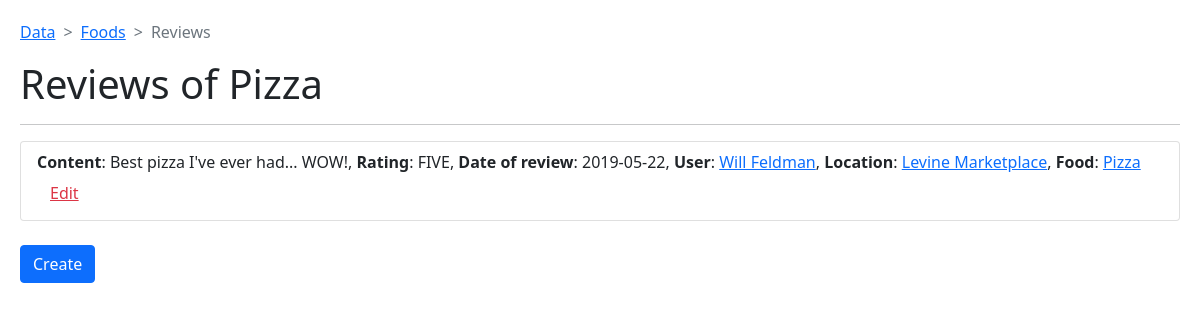
/ReviewsByFood.php?food=1, run on the app's committed database.
### tables this page shows
CREATE TABLE `foods` (
  `id` int NOT NULL AUTO_INCREMENT,
  `name` varchar(45) DEFAULT NULL,
  PRIMARY KEY (`id`)
);

CREATE TABLE `reviews` (
  `id` int NOT NULL AUTO_INCREMENT,
  `content` varchar(100) DEFAULT NULL,
  `rating` enum('ONE','TWO','THREE','FOUR','FIVE') DEFAULT NULL,
  `date_of_review` datetime DEFAULT CURRENT_TIMESTAMP,
  `user_id` int DEFAULT NULL,
  `location_id` int DEFAULT NULL,
  `food_id` int DEFAULT NULL,
  PRIMARY KEY (`id`),
  KEY `user_id` (`user_id`),
  KEY `location_id` (`location_id`),
  KEY `food_id` (`food_id`),
  CONSTRAINT `reviews_ibfk_1` FOREIGN KEY (`user_id`) REFERENCES `users` (`id`) ON DELETE CASCADE,
  CONSTRAINT `reviews_ibfk_2` FOREIGN KEY (`location_id`) REFERENCES `locations` (`id`) ON DELETE CASCADE,
  CONSTRAINT `reviews_ibfk_3` FOREIGN KEY (`food_id`) REFERENCES `foods` (`id`) ON DELETE CASCADE
);

CREATE TABLE `users` (
  `id` int NOT NULL AUTO_INCREMENT,
  `first_name` varchar(45) DEFAULT NULL,
  `last_name` varchar(45) DEFAULT NULL,
  `username` varchar(45) DEFAULT NULL,
  `password` varchar(45) DEFAULT NULL,
  `email` varchar(45) DEFAULT NULL,
  `date_of_birth` datetime DEFAULT CURRENT_TIMESTAMP,
  PRIMARY KEY (`id`)
);

CREATE TABLE `locations` (
  `id` int NOT NULL AUTO_INCREMENT,
  `name` varchar(45) DEFAULT NULL,
  `address` varchar(45) DEFAULT NULL,
  PRIMARY KEY (`id`)
);

### Config.php (called while the page is built, shortened)
<?php
    class Config
    {
        public $conn_servername = "localhost";
        public $conn_username = "root";
        public $conn_password = "P@ssw0rd";
        public function getConnection() {
            $conn = new mysqli($this->conn_servername, $this->conn_username, $this->conn_password);
            return $conn;
        }
    }
?>

### DAOs/ReviewDAO.php (called while the page is built, shortened)
<?php
    include __DIR__ . '/../Config.php';
    include __DIR__ . '/../Model/Review.php';
    class ReviewDAO
    {
        public $conn;
        public function __construct() {
            $this->config = new Config();
            $this->conn = $this->config->getConnection();
        }
        public function findAllReviewByFoodId($id) {
            $list_of_reviews = array();
            $sql = "SELECT * FROM `food_reviews`.`reviews` WHERE (`food_id` = '" . $id . "')";
            $result = mysqli_query($this->conn, $sql);
            if (mysqli_num_rows($result) > 0) {
                while($row = mysqli_fetch_assoc($result)) {
                    $list_of_reviews[] = new Review($row["id"], $row["content"], $row["rating"], $row["date_of_review"], $row["user_id"], $row["location_id"], $row["food_id"]);
                }
            }
            return $list_of_reviews;
        }
        public function findReviewerName($id) {
            $sql = "SELECT * FROM `food_reviews`.`users` WHERE `id` = " . $id;
            $result = mysqli_query($this->conn, $sql);
            if (mysqli_num_rows($result) > 0) {
                while($row = mysqli_fetch_assoc($result)) {
                    $user = $row["first_name"] . " " . $row["last_name"];
                }
            }
            return $user;
        }
        public function findReviewFood($id) {
            $sql = "SELECT * FROM `food_reviews`.`foods` WHERE `id` = " . $id;
            $result = mysqli_query($this->conn, $sql);
            if (mysqli_num_rows($result) > 0) {
                while($row = mysqli_fetch_assoc($result)) {
                    $food = $row["name"];
                }
            }
            return $food;
        }
        public function findReviewLocation($id) {
            $sql = "SELECT * FROM `food_reviews`.`locations` WHERE `id` = " . $id;
            $result = mysqli_query($this->conn, $sql);
            if (mysqli_num_rows($result) > 0) {
                while($row = mysqli_fetch_assoc($result)) {
                    $location = $row["name"];
                }
            }
            return $location;
        }
    }
?>

### Model/Review.php (called while the page is built, shortened)
<?php
    class Review
    {
        public $id;
        public $content;
        public $rating;
        public $date_of_review;
        public $user_id;
        public $location_id;
        public $food_id;
        public function __construct($id, $content, $rating, $date_of_review, $user_id, $location_id, $food_id) {
            $this->id = $id;
            $this->content = $content;
            $this->rating = $rating;
            $this->date_of_review = $date_of_review;
            $this->user_id = $user_id;
            $this->location_id = $location_id;
            $this->food_id = $food_id;
        }
        public function getId(): int {
            return $this->id;
        }
        public function getContent(): string {
            return $this->content;
        }
        public function getRating(): string {
            return $this->rating;
        }
        public function getDOR(): string {
            return $this->date_of_review;
        }
        public function getUserId(): string {
            return $this->user_id;
        }
        public function getLocationId(): string {
            return $this->location_id;
        }
        public function getFoodId(): string {
            return $this->food_id;
        }
    }
?>

### ReviewsByFood.php (the view, shortened to what this page needs)
<?php include 'DAOs/ReviewDAO.php';?>
<?php
    $database_connection = new ReviewDAO();
    $food = intval($_GET['food']);
?>
<!DOCTYPE HTML PUBLIC "-//W3C//DTD HTML 4.01//EN" "http://www.w3.org/TR/html4/strict.dtd">
<html>
    <head>
        <link href="https://cdn.jsdelivr.net/npm/bootstrap@5.1.3/dist/css/bootstrap.min.css" rel="stylesheet">
    </head>
    <body style="padding: 20px;">
        <nav style="--bs-breadcrumb-divider: '>';" aria-label="breadcrumb">
            <ol class="breadcrumb">
                <li class="breadcrumb-item"><a href="index.php">Data</a></li>
                <li class="breadcrumb-item"><a href="FoodsList.php">Foods</a></li>
                <li class="breadcrumb-item active" aria-current="page">Reviews</li>
            </ol>
        </nav>
        <div>
            <h1>Reviews of <?php echo $database_connection->findReviewFood($food) ?></h1>
            <hr>
            <ul class="list-group">
                <?php
                    foreach ($database_connection->findAllReviewByFoodId($food) as $review) {
                        echo "<li class='list-group-item'><b>Content</b>: ". $review->getContent() . ", <b>Rating</b>: " . $review->getRating() . ", <b>Date of review</b>: " . substr($review->getDOR(), 0, 10) . ", <b>User</b>: " . "<a href=EditUserForm.php?user=". $review->getUserId() . ">" . $database_connection->findReviewerName($review->getUserId()) . "</a>" . ", <b>Location</b>: " . "<a href=EditLocationForm.php?location=" . $review->getLocationId() . ">" . $database_connection->findReviewLocation($review->getLocationId()) . "</a>" . ", <b>Food</b>: " . "<a href=EditFoodForm.php?food=" . $review->getFoodId() . ">" . $database_connection->findReviewFood($review->getFoodId()) . "</a>" . "<a href=EditReviewForm.php?review='" . $review->getId() . "'><button type='button' class='btn btn-link link-danger'>Edit</button></a>" . "</li>";
                    }
                ?>
            </ul>
            <br>
            <a href="AddReviewForm.php"><button type="button" class="btn btn-primary">Create</button></a>
        </div>
    </body>
</html>

### data on the page
foods: name "Pizza"
reviews: content "Best pizza I've ever had... WOW!", rating "FIVE", date_of_review "2019-05-22", user.last_name "Will Feldman", location.name "Levine Marketplace", food.name "Pizza"
